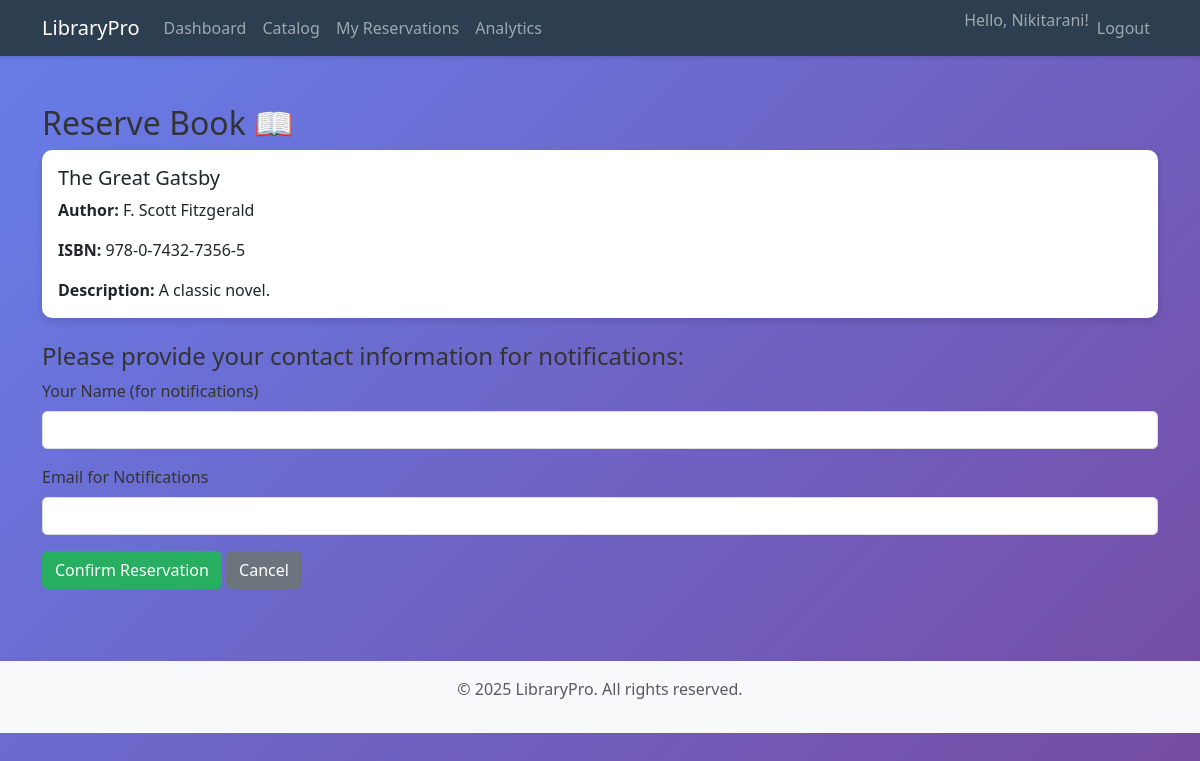
The app's page /books/reserve/1/ (signed in) with its own data.
### books/models.py (models this page shows, shortened)
class Book(models.Model):
    title = models.CharField(max_length=200)
    author = models.CharField(max_length=100)
    category = models.ForeignKey(Category, on_delete=models.SET_NULL, null=True, blank=True)
    isbn = models.CharField(max_length=13, unique=True, blank=True)
    description = models.TextField(blank=True, null=True, default='')
    total_copies = models.PositiveIntegerField(default=1)
    available_copies = models.PositiveIntegerField(default=1)

### books/views.py (the view)
# urls.py: path('reserve/<int:book_id>/', views.reserve_book, name='reserve_book'),
@login_required
def reserve_book(request, book_id):
    book = get_object_or_404(Book, id=book_id)
    if request.method == 'POST':
        form = ReservationForm(request.POST)
        if form.is_valid():
            if book.available_copies > 0:
                book.available_copies -= 1
                book.save()
                Reservation.objects.create(
                    user=request.user,
                    book=book,
                    contact_name=form.cleaned_data['contact_name'],
                    contact_email=form.cleaned_data['contact_email']
                )
                messages.success(request, "Book reserved successfully!")
                return redirect('catalog')
            else:
                messages.error(request, "No copies available.")
        else:
            messages.error(request, "Please correct the errors below.")
    else:
        form = ReservationForm()
    return render(request, 'books/reserve_book.html', {'book': book, 'form': form})

### books/forms.py
class ReservationForm(forms.ModelForm):
    contact_name = forms.CharField(
        max_length=100,
        required=True,
        label='Your Name (for notifications)',
        widget=forms.TextInput(attrs={'class': 'form-control'})
    )
    contact_email = forms.EmailField(
        required=True,
        label='Email for Notifications',
        widget=forms.EmailInput(attrs={'class': 'form-control'})
    )
    class Meta:
        model = Reservation
        fields = ['contact_name', 'contact_email']
        widgets = {
            'contact_name': forms.TextInput(attrs={'class': 'form-control'}),
            'contact_email': forms.EmailInput(attrs={'class': 'form-control'}),
        }

### books/models.py (called while the page is built)
def default_due_date():
    return timezone.now().date() + timedelta(days=7)

### books/templates/books/reserve_book.html (shortened to what this page needs)
{% extends 'books/base.html' %}
{% block content %}
<div class="py-4">
    <h2>Reserve Book 📖</h2>
    <div class="card">
        <div class="card-body">
            <h5 class="card-title">{{ book.title }}</h5>
            <p class="card-text"><strong>Author:</strong> {{ book.author }}</p>
            {% if book.isbn %}
                <p class="card-text"><strong>ISBN:</strong> {{ book.isbn }}</p>
            {% endif %}
            {% if book.description %}
                <p class="card-text"><strong>Description:</strong> {{ book.description }}</p>
            {% endif %}
        </div>
    </div>
    <div class="mt-4">
        <h4>Please provide your contact information for notifications:</h4>
        <form method="post">
            <div class="mb-3">
                <label for="{{ form.contact_name.id_for_label }}" class="form-label">{{ form.contact_name.label }}</label>
                {{ form.contact_name }}
            </div>
            <div class="mb-3">
                <label for="{{ form.contact_email.id_for_label }}" class="form-label">{{ form.contact_email.label }}</label>
                {{ form.contact_email }}
            </div>
            <button type="submit" class="btn btn-success">Confirm Reservation</button>
            <a href="{% url 'catalog' %}" class="btn btn-secondary">Cancel</a>
        </form>
    </div>
</div>
{% endblock %}

### books/templates/books/base.html (shortened to what this page needs)
{% load static %}
<!DOCTYPE html>
<html lang="en">
<head>
    <link href="https://cdn.jsdelivr.net/npm/bootstrap@5.3.0/dist/css/bootstrap.min.css" rel="stylesheet">
    <link rel="stylesheet" href="{% static 'css/style.css' %}">
</head>
<body>
    <nav class="navbar navbar-expand-lg navbar-dark bg-primary">
        <div class="container">
            <a class="navbar-brand" href="{% url 'home' %}">LibraryPro</a>
            <div class="collapse navbar-collapse" id="navbarNav">
                <ul class="navbar-nav me-auto">
                    {% if user.is_authenticated %}
                        <li class="nav-item"><a class="nav-link" href="{% url 'dashboard' %}">Dashboard</a></li>
                        <li class="nav-item"><a class="nav-link" href="{% url 'catalog' %}">Catalog</a></li>
                        <li class="nav-item"><a class="nav-link" href="{% url 'my_reservations' %}">My Reservations</a></li>
                        <li class="nav-item"><a class="nav-link" href="{% url 'analytics' %}">Analytics</a></li>
                    {% endif %}
                </ul>
                <ul class="navbar-nav">
                    {% if user.is_authenticated %}
                        <li class="nav-item"><span class="navbar-text">Hello, {{ user.username }}!</span></li>
                        <li class="nav-item"><a class="nav-link" href="{% url 'logout' %}">Logout</a></li>
                    {% else %}
                        <li class="nav-item"><a class="nav-link" href="{% url 'login' %}">Login</a></li>
                        <li class="nav-item"><a class="nav-link" href="{% url 'signup' %}">Signup</a></li>
                    {% endif %}
                </ul>
            </div>
        </div>
    </nav>
    <div class="container mt-4">
        {% block content %}{% endblock %}
    </div>
    <footer class="bg-light text-center text-muted mt-5 py-3">
        <p>&copy; 2025 LibraryPro. All rights reserved.</p>
    </footer>
</body>
</html>

### static/css/style.css (style rules this page uses)
body { font-family: 'Segoe UI', Tahoma, Geneva, Verdana, sans-serif; background: linear-gradient(135deg, #667eea 0%, #764ba2 100%); min-height: 100vh; margin: 0; padding: 0; color: #333; }
.navbar { background-color: #2c3e50 !important; box-shadow: 0 2px 4px rgba(0,0,0,0.1); }
.card { border: none; border-radius: 10px; box-shadow: 0 4px 6px rgba(0,0,0,0.1); transition: transform 0.2s; }
.btn-success { background-color: #27ae60; border-color: #27ae60; }
footer { background-color: #34495e; color: white; padding: 20px 0; margin-top: 50px; }
.form-control { border-radius: 5px; border: 1px solid #ddd; }

### records on screen
Book: title "The Great Gatsby", author "F. Scott Fitzgerald", isbn "978-0-7432-7356-5", description "A classic novel."

### other values on screen
{{ user.username }} "Nikitarani"
